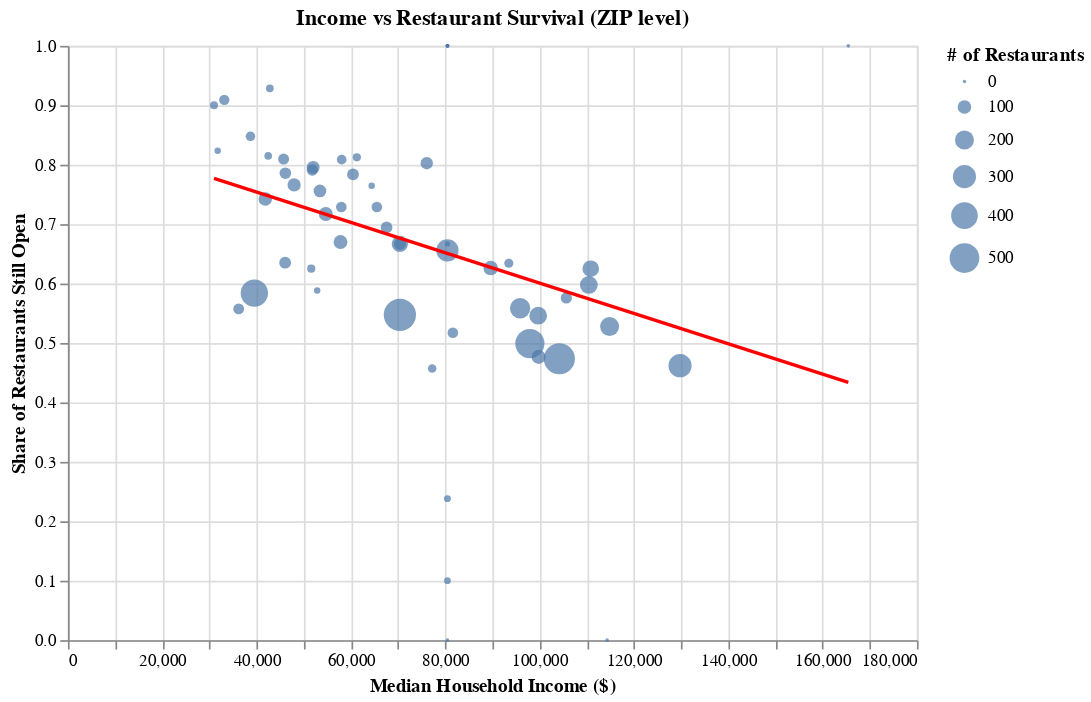

Notebook source saved alongside this figure:
### Markdown cell above
### **Visualization 3: Income vs. Restaurant Survival in Philadelphia**

To check whether neighborhood wealth predicts restaurant survival, I plot median household income against the share of restaurants still open.


Each point shows a Philadelphia ZIP code, plotted by its median household income and the share of restaurants that remain open. Point size indicates how many restaurants are in that ZIP. The weak relationship suggests that higher-income areas are not necessarily the ones where restaurants survive at higher rates. I also included a tooltip for more details when you hover your mouse over each point.


 The fitted regression line is almost flat, and the points show a wide amount of scatter. The regression slope is very small and slightly negative:

```
pct_open = -0.000003 * income + 0.8559
```

The correlation is also weak (r = –0.311). Together, these results show that ZIP-level income does not provide a strong explanation for which neighborhoods kept more restaurants open.

### Code cell
income_scatter = (
    alt.Chart(zip_summary)
      .mark_circle()
      .encode(
          x=alt.X('median_income:Q', title='Median Household Income ($)'),
          y=alt.Y('pct_open:Q', title='Share of Restaurants Still Open'),
          size=alt.Size('n_businesses:Q', title='# of Restaurants'),
          tooltip=['postal_code:N','median_income:Q','pct_open:Q','n_businesses:Q']
      )
      .properties(
          title='Income vs Restaurant Survival (ZIP level)',
          width=500,
          height=350
      )
)

income_line = (
    alt.Chart(zip_summary)
      .transform_regression('median_income', 'pct_open')
      .mark_line(color='red', size=2)
      .encode(
          x='median_income:Q',
          y='pct_open:Q'
      )
)

income_scatter + income_line

### Figure 1 — Vega-Lite specification as saved in the notebook (floating-point values rounded to 4 significant figures)
{"config": {"view": {"continuousWidth": 300, "continuousHeight": 300}}, "layer": [{"mark": {"type": "circle"}, "encoding": {"size": {"field": "n_businesses", "title": "# of Restaurants", "type": "quantitative"}, "tooltip": [{"field": "postal_code", "type": "nominal"}, {"field": "median_income", "type": "quantitative"}, {"field": "pct_open", "type": "quantitative"}, {"field": "n_businesses", "type": "quantitative"}], "x": {"field": "median_income", "title": "Median Household Income ($)", "type": "quantitative"}, "y": {"field": "pct_open", "title": "Share of Restaurants Still Open", "type": "quantitative"}}, "title": "Income vs Restaurant Survival (ZIP level)"}, {"mark": {"type": "line", "color": "red", "size": 2}, "encoding": {"x": {"field": "median_income", "type": "quantitative"}, "y": {"field": "pct_open", "type": "quantitative"}}, "transform": [{"on": "median_income", "regression": "pct_open"}]}], "data": {"name": "data-cd82af2a0aa9bc5490db6f2091462bc0"}, "height": 350, "width": 500, "$schema": "https://vega.github.io/schema/vega-lite/v5.20.1.json", "datasets": {"data-cd82af2a0aa9bc5490db6f2091462bc0": [{"postal_code": "00000", "n_businesses": 1, "pct_open": 0.0, "avg_stars": 4.0, "avg_reviews": 22.0, "avg_checkins": 31.0, "avg_tips": 0.0, "avg_comps": 0.0, "median_income": 80470.0}, {"postal_code": "19019", "n_businesses": 2, "pct_open": 1.0, "avg_stars": 4.0, "avg_reviews": 13.0, "avg_checkins": 5.0, "avg_tips": 1.0, "avg_comps": 0.0, "median_income": 80470.0}, {"postal_code": "19087", "n_businesses": 1, "pct_open": 1.0, "avg_stars": 3.5, "avg_reviews": 15.0, "avg_checkins": 6.0, "avg_tips": 2.0, "avg_comps": 0.0, "median_income": 165500.0}, {"postal_code": "19092", "n_businesses": 1, "pct_open": 1.0, "avg_stars": 3.5, "avg_reviews": 8.0, "avg_checkins": 7.0, "avg_tips": 1.0, "avg_comps": 0.0, "median_income": 80470.0}, {"postal_code": "19101", "n_businesses": 1, "pct_open": 1.0, "avg_stars": 3.5, "avg_reviews": 13.0, "avg_checkins": 92.0, "avg_tips": 6.0, "avg_comps": 0.0, "median_income": 80470.0}, {"postal_code": "19102", "n_businesses": 199, "pct_open": 0.5276, "avg_stars": 3.417, "avg_reviews": 177.9, "avg_checkins": 318.9, "avg_tips": 20.23, "avg_comps": 0.008511, "median_income": 114800.0}, {"postal_code": "19103", "n_businesses": 481, "pct_open": 0.499, "avg_stars": 3.658, "avg_reviews": 175.3, "avg_checkins": 336.0, "avg_tips": 19.89, "avg_comps": 0.01107, "median_income": 97940.0}, {"postal_code": "19104", "n_businesses": 423, "pct_open": 0.5839, "avg_stars": 3.511, "avg_reviews": 93.09, "avg_checkins": 178.7, "avg_tips": 12.05, "avg_comps": 0.01443, "median_income": 39530.0}, {"postal_code": "19106", "n_businesses": 301, "pct_open": 0.4618, "avg_stars": 3.615, "avg_reviews": 180.6, "avg_checkins": 329.0, "avg_tips": 20.81, "avg_comps": 0.01291, "median_income": 129800.0}, {"postal_code": "19107", "n_businesses": 590, "pct_open": 0.5475, "avg_stars": 3.669, "avg_reviews": 210.3, "avg_checkins": 447.6, "avg_tips": 26.04, "avg_comps": 0.0128, "median_income": 70380.0}, {"postal_code": "19111", "n_businesses": 74, "pct_open": 0.7838, "avg_stars": 3.236, "avg_reviews": 31.05, "avg_checkins": 48.97, "avg_tips": 5.027, "avg_comps": 0.02223, "median_income": 60440.0}, {"postal_code": "19112", "n_businesses": 9, "pct_open": 0.6667, "avg_stars": 3.444, "avg_reviews": 48.0, "avg_checkins": 77.0, "avg_tips": 5.667, "avg_comps": 0.0, "median_income": 80470.0}, {"postal_code": "19113", "n_businesses": 2, "pct_open": 1.0, "avg_stars": 2.25, "avg_reviews": 11.0, "avg_checkins": 31.0, "avg_tips": 1.5, "avg_comps": 0.0, "median_income": 80470.0}, {"postal_code": "19114", "n_businesses": 81, "pct_open": 0.8025, "avg_stars": 3.241, "avg_reviews": 49.36, "avg_checkins": 80.22, "avg_tips": 8.494, "avg_comps": 0.005296, "median_income": 76080.0}, {"postal_code": "19115", "n_businesses": 78, "pct_open": 0.6667, "avg_stars": 3.359, "avg_reviews": 44.72, "avg_checkins": 60.4, "avg_tips": 9.038, "avg_comps": 0.0226, "median_income": 70390.0}, {"postal_code": "19116", "n_businesses": 72, "pct_open": 0.6944, "avg_stars": 3.479, "avg_reviews": 51.26, "avg_checkins": 104.1, "avg_tips": 10.44, "avg_comps": 0.04127, "median_income": 67560.0}, {"postal_code": "19118", "n_businesses": 66, "pct_open": 0.5758, "avg_stars": 3.682, "avg_reviews": 85.82, "avg_checkins": 138.9, "avg_tips": 11.08, "avg_comps": 0.00138, "median_income": 105700.0}, {"postal_code": "19119", "n_businesses": 58, "pct_open": 0.5172, "avg_stars": 3.621, "avg_reviews": 76.24, "avg_checkins": 96.43, "avg_tips": 11.02, "avg_comps": 0.02219, "median_income": 81610.0}, {"postal_code": "19120", "n_businesses": 88, "pct_open": 0.7955, "avg_stars": 3.358, "avg_reviews": 30.17, "avg_checkins": 50.76, "avg_tips": 5.205, "avg_comps": 0.01008, "median_income": 51990.0}, {"postal_code": "19121", "n_businesses": 61, "pct_open": 0.5574, "avg_stars": 3.205, "avg_reviews": 35.56, "avg_checkins": 47.54, "avg_tips": 4.787, "avg_comps": 0.005941, "median_income": 36210.0}, {"postal_code": "19122", "n_businesses": 103, "pct_open": 0.6699, "avg_stars": 3.816, "avg_reviews": 63.49, "avg_checkins": 87.01, "avg_tips": 7.553, "avg_comps": 0.0143, "median_income": 57780.0}, {"postal_code": "19123", "n_businesses": 231, "pct_open": 0.5584, "avg_stars": 3.688, "avg_reviews": 142.2, "avg_checkins": 288.3, "avg_tips": 21.03, "avg_comps": 0.005902, "median_income": 95870.0}, {"postal_code": "19124", "n_businesses": 70, "pct_open": 0.7857, "avg_stars": 3.107, "avg_reviews": 22.86, "avg_checkins": 46.93, "avg_tips": 4.7, "avg_comps": 0.005595, "median_income": 46100.0}, {"postal_code": "19125", "n_businesses": 152, "pct_open": 0.625, "avg_stars": 3.882, "avg_reviews": 131.0, "avg_checkins": 257.4, "avg_tips": 18.2, "avg_comps": 0.01016, "median_income": 110800.0}, {"postal_code": "19126", "n_businesses": 17, "pct_open": 0.5882, "avg_stars": 3.618, "avg_reviews": 88.88, "avg_checkins": 217.2, "avg_tips": 17.18, "avg_comps": 0.001233, "median_income": 52850.0}, {"postal_code": "19127", "n_businesses": 107, "pct_open": 0.4766, "avg_stars": 3.612, "avg_reviews": 116.8, "avg_checkins": 168.5, "avg_tips": 14.07, "avg_comps": 0.003527, "median_income": 99790.0}, {"postal_code": "19128", "n_businesses": 115, "pct_open": 0.6261, "avg_stars": 3.522, "avg_reviews": 91.42, "avg_checkins": 116.1, "avg_tips": 15.16, "avg_comps": 0.007134, "median_income": 89640.0}, {"postal_code": "19129", "n_businesses": 35, "pct_open": 0.4571, "avg_stars": 3.557, "avg_reviews": 96.31, "avg_checkins": 129.8, "avg_tips": 14.0, "avg_comps": 0.02423, "median_income": 77220.0}, {"postal_code": "19130", "n_businesses": 174, "pct_open": 0.5977, "avg_stars": 3.704, "avg_reviews": 145.5, "avg_checkins": 267.7, "avg_tips": 19.07, "avg_comps": 0.01065, "median_income": 110400.0}, {"postal_code": "19131", "n_businesses": 74, "pct_open": 0.6351, "avg_stars": 2.939, "avg_reviews": 46.47, "avg_checkins": 68.7, "avg_tips": 7.216, "avg_comps": 0.00705, "median_income": 46060.0}, {"postal_code": "19132", "n_businesses": 30, "pct_open": 0.9, "avg_stars": 3.2, "avg_reviews": 26.37, "avg_checkins": 15.17, "avg_tips": 3.467, "avg_comps": 0.0, "median_income": 30970.0}, {"postal_code": "19133", "n_businesses": 17, "pct_open": 0.8235, "avg_stars": 3.235, "avg_reviews": 21.59, "avg_checkins": 19.94, "avg_tips": 3.941, "avg_comps": 0.0, "median_income": 31760.0}, {"postal_code": "19134", "n_businesses": 97, "pct_open": 0.7423, "avg_stars": 3.485, "avg_reviews": 31.93, "avg_checkins": 43.38, "avg_tips": 5.608, "avg_comps": 0.01119, "median_income": 41850.0}, {"postal_code": "19135", "n_businesses": 67, "pct_open": 0.791, "avg_stars": 3.313, "avg_reviews": 30.03, "avg_checkins": 43.88, "avg_tips": 5.776, "avg_comps": 0.003166, "median_income": 51820.0}, {"postal_code": "19136", "n_businesses": 59, "pct_open": 0.7288, "avg_stars": 3.339, "avg_reviews": 45.86, "avg_checkins": 66.2, "avg_tips": 8.525, "avg_comps": 0.0142, "median_income": 65500.0}, {"postal_code": "19137", "n_businesses": 17, "pct_open": 0.7647, "avg_stars": 3.235, "avg_reviews": 25.53, "avg_checkins": 86.65, "avg_tips": 5.765, "avg_comps": 0.0, "median_income": 64400.0}, {"postal_code": "19138", "n_businesses": 32, "pct_open": 0.625, "avg_stars": 3.078, "avg_reviews": 41.5, "avg_checkins": 41.44, "avg_tips": 7.031, "avg_comps": 0.001563, "median_income": 51590.0}, {"postal_code": "19139", "n_businesses": 46, "pct_open": 0.8478, "avg_stars": 3.261, "avg_reviews": 39.37, "avg_checkins": 51.59, "avg_tips": 7.0, "avg_comps": 0.011, "median_income": 38700.0}, {"postal_code": "19140", "n_businesses": 55, "pct_open": 0.9091, "avg_stars": 3.309, "avg_reviews": 39.58, "avg_checkins": 47.35, "avg_tips": 6.364, "avg_comps": 0.01683, "median_income": 33150.0}, {"postal_code": "19141", "n_businesses": 27, "pct_open": 0.8148, "avg_stars": 2.907, "avg_reviews": 22.3, "avg_checkins": 15.56, "avg_tips": 3.185, "avg_comps": 0.001481, "median_income": 42460.0}, {"postal_code": "19142", "n_businesses": 28, "pct_open": 0.9286, "avg_stars": 3.357, "avg_reviews": 23.18, "avg_checkins": 14.39, "avg_tips": 3.464, "avg_comps": 0.003571, "median_income": 42810.0}, {"postal_code": "19143", "n_businesses": 94, "pct_open": 0.766, "avg_stars": 3.702, "avg_reviews": 72.29, "avg_checkins": 101.9, "avg_tips": 9.713, "avg_comps": 0.01429, "median_income": 47960.0}, {"postal_code": "19144", "n_businesses": 63, "pct_open": 0.8095, "avg_stars": 3.23, "avg_reviews": 29.24, "avg_checkins": 26.24, "avg_tips": 3.794, "avg_comps": 0.003576, "median_income": 45730.0}, {"postal_code": "19145", "n_businesses": 144, "pct_open": 0.6667, "avg_stars": 3.76, "avg_reviews": 66.99, "avg_checkins": 113.7, "avg_tips": 11.55, "avg_comps": 0.007851, "median_income": 70370.0}, {"postal_code": "19146", "n_businesses": 174, "pct_open": 0.546, "avg_stars": 3.727, "avg_reviews": 120.2, "avg_checkins": 209.8, "avg_tips": 13.91, "avg_comps": 0.006598, "median_income": 99700.0}, {"postal_code": "19147", "n_businesses": 549, "pct_open": 0.4736, "avg_stars": 3.852, "avg_reviews": 151.7, "avg_checkins": 267.2, "avg_tips": 19.48, "avg_comps": 0.01208, "median_income": 104200.0}, {"postal_code": "19148", "n_businesses": 276, "pct_open": 0.6558, "avg_stars": 3.696, "avg_reviews": 86.5, "avg_checkins": 153.0, "avg_tips": 11.82, "avg_comps": 0.01127, "median_income": 80470.0}, {"postal_code": "19149", "n_businesses": 106, "pct_open": 0.717, "avg_stars": 3.316, "avg_reviews": 47.79, "avg_checkins": 65.21, "avg_tips": 8.208, "avg_comps": 0.01852, "median_income": 54680.0}, {"postal_code": "19150", "n_businesses": 32, "pct_open": 0.8125, "avg_stars": 2.938, "avg_reviews": 25.69, "avg_checkins": 27.16, "avg_tips": 4.094, "avg_comps": 0.0, "median_income": 61260.0}, {"postal_code": "19151", "n_businesses": 47, "pct_open": 0.8085, "avg_stars": 3.096, "avg_reviews": 33.11, "avg_checkins": 26.55, "avg_tips": 5.021, "avg_comps": 0.009963, "median_income": 58050.0}, {"postal_code": "19152", "n_businesses": 59, "pct_open": 0.7288, "avg_stars": 3.398, "avg_reviews": 50.0, "avg_checkins": 71.46, "avg_tips": 11.05, "avg_comps": 0.01858, "median_income": 57970.0}, {"postal_code": "19153", "n_businesses": 86, "pct_open": 0.7558, "avg_stars": 2.762, "avg_reviews": 62.83, "avg_checkins": 172.3, "avg_tips": 11.7, "avg_comps": 0.004978, "median_income": 53430.0}, {"postal_code": "19154", "n_businesses": 41, "pct_open": 0.6341, "avg_stars": 2.927, "avg_reviews": 46.1, "avg_checkins": 119.8, "avg_tips": 9.317, "avg_comps": 0.01253, "median_income": 93480.0}, {"postal_code": "19155", "n_businesses": 1, "pct_open": 1.0, "avg_stars": 3.5, "avg_reviews": 108.0, "avg_checkins": 56.0, "avg_tips": 1.0, "avg_comps": 0.0, "median_income": 80470.0}, {"postal_code": "19176", "n_businesses": 21, "pct_open": 0.2381, "avg_stars": 3.381, "avg_reviews": 58.67, "avg_checkins": 97.0, "avg_tips": 8.476, "avg_comps": 0.003175, "median_income": 80470.0}, {"postal_code": "19195", "n_businesses": 20, "pct_open": 0.1, "avg_stars": 3.525, "avg_reviews": 25.95, "avg_checkins": 24.8, "avg_tips": 2.9, "avg_comps": 0.0, "median_income": 80470.0}, {"postal_code": "19454", "n_businesses": 1, "pct_open": 0.0, "avg_stars": 3.0, "avg_reviews": 65.0, "avg_checkins": 120.0, "avg_tips": 12.0, "avg_comps": 0.08333, "median_income": 114300.0}]}}
